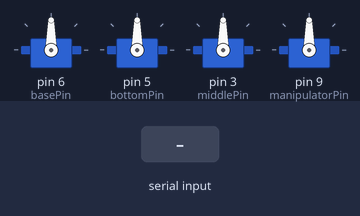
A sketch run on a simulated Arduino Uno, built with avr-gcc and run on an emulated ATmega328P. On the bench: 4 × servo. The test bench sets the inputs (shaded band).

Above: at 1.2 s.
1.3 s: "I" received over Serial
At 1.7 s:
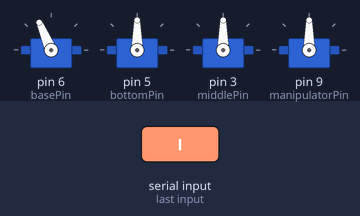
2.8 s: "J" received over Serial
At 4.0 s:
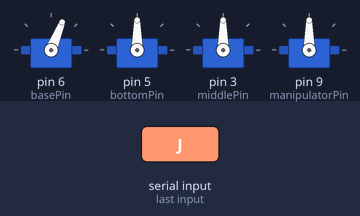
4.3 s: "R" received over Serial
At 5.2 s:
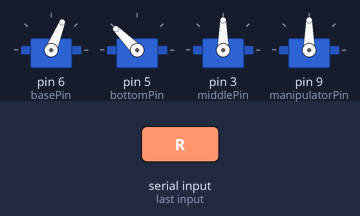
5.8 s: "K" received over Serial
At 6.3 s:
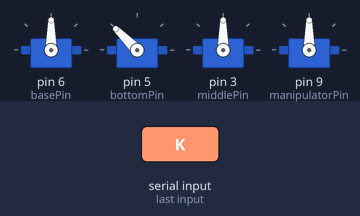
7.3 s: "T" received over Serial
At 8.5 s:
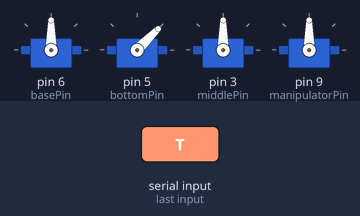
8.8 s: "A" received over Serial
At 9.8 s:
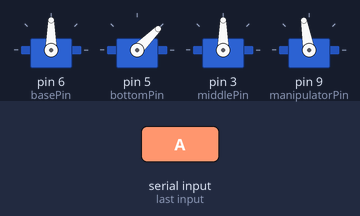
Timing chart, 0 to 11.3 s (numbered marks = the images above; inputs shaded):
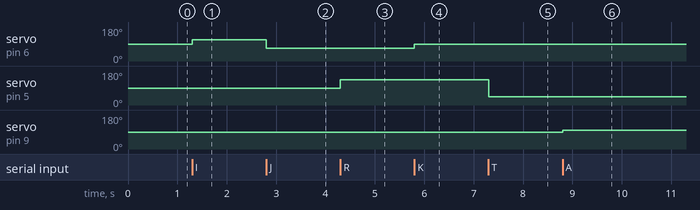

Measured:
- after the input at 1.3 s, servo on pin 6 (basePin): 90° → 113° at once
- after the input at 2.8 s, servo on pin 6 (basePin): 113° → 68° at once
- after the input at 4.3 s, servo on pin 5 (bottomPin): 90° → 135° at once
- after the input at 5.8 s, servo on pin 6 (basePin): 68° → 90° at once
- after the input at 7.3 s, servo on pin 5 (bottomPin): 135° → 45° at once
- after the input at 8.8 s, servo on pin 9 (manipulatorPin): 90° → 100° at once

The sketch:

RobotArmSlave.ino
```cpp
#include <Servo.h>
char recievedByte;
int basePin = 6;
int bottomPin = 5;
int middlePin = 3;
int manipulatorPin = 9;
int fullForward = 180;
int threequarterForward = 158;
int halfForward = 135;
int onequarterForward = 113;
int stopPower = 90;
int onequarterBackward = 68;
int halfBackward = 45;
int threequarterBackward = 23;
int fullBackward = 0;
int servoStep = 1;

Servo baseVic;
Servo bottomVic;
Servo middleServo;
Servo manipulator;

void setup() {
  // put your setup code here, to run once:
  Serial.begin(9600);
  baseVic.attach(basePin);
  bottomVic.attach(bottomPin);
  middleServo.attach(middlePin);
  manipulator.attach(manipulatorPin);
}

void loop() {
 // put your main code here, to run repeatedly:
  if (Serial.available()>0){
      recievedByte = Serial.read();
    //baseMotor movement
    if (recievedByte == 'I'){
      baseVic.write(onequarterForward);
    }
    if (recievedByte == 'J'){
      baseVic.write(onequarterBackward);
    }
    if (recievedByte == 'K'){
      baseVic.write(stopPower);
    }
    //lower DoF movement
    if (recievedByte == 'R'){
      bottomVic.write(halfForward);
    }
    if (recievedByte == 'S'){
      bottomVic.write(stopPower);
    }
    if (recievedByte == 'T'){
      bottomVic.write(halfBackward);
    }
    //middle DoF movement
    if (recievedByte == 'O'){
      middleServo.write((middleServo.read()+servoStep));
    }
    if (recievedByte == 'Q'){
      middleServo.write((middleServo.read()-servoStep));
    }
    //manipulator movement
    if (recievedByte == 'A'){
      manipulator.write(100);
    }
    if (recievedByte == 'B'){
      manipulator.writeMicroseconds(1530);
    }
    if (recievedByte == 'C'){
      manipulator.write(80);
    }
  }
}
```
